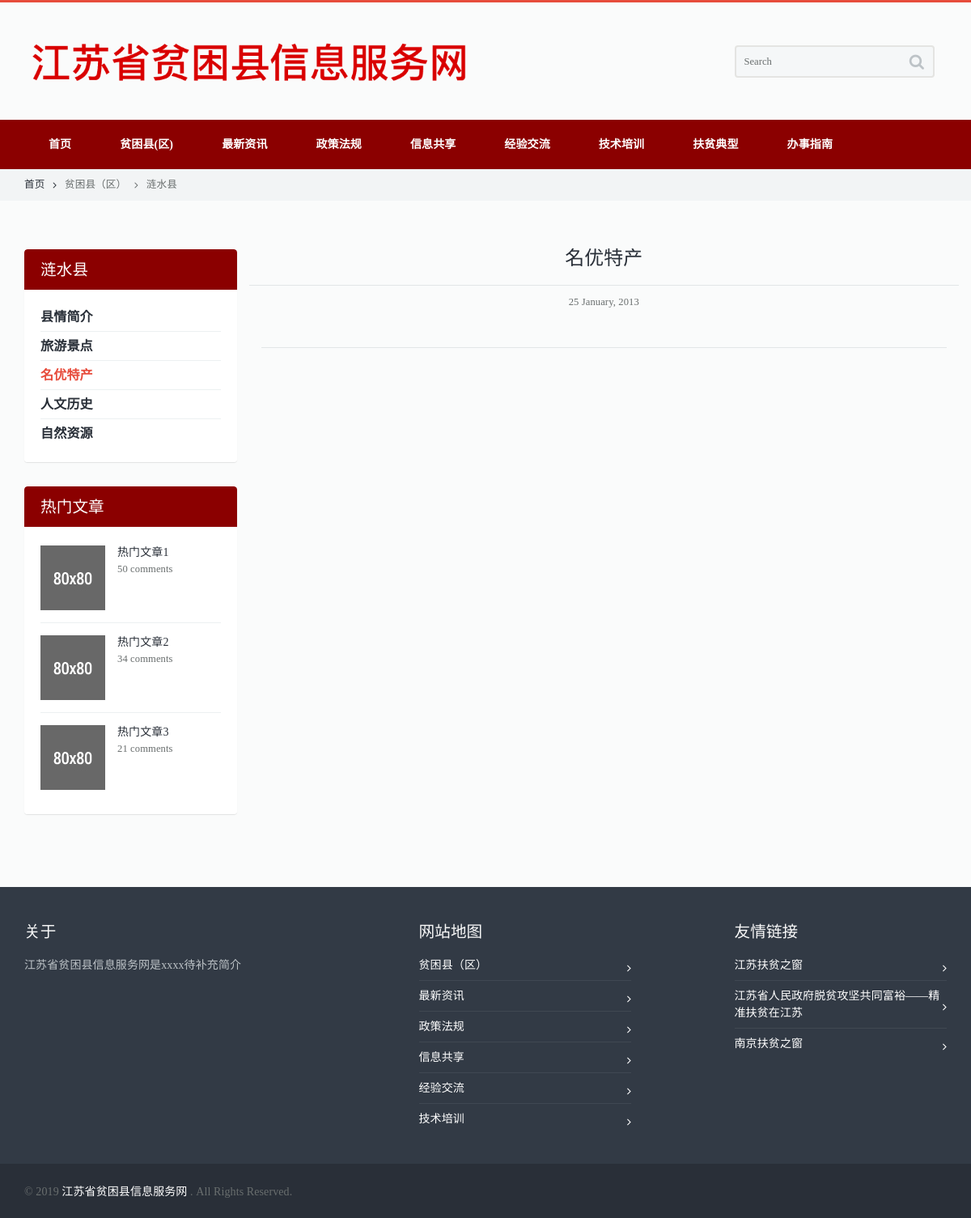
/city_2.php?city_id=7&city_item_id=3, run on an earlier commit of the app's database.
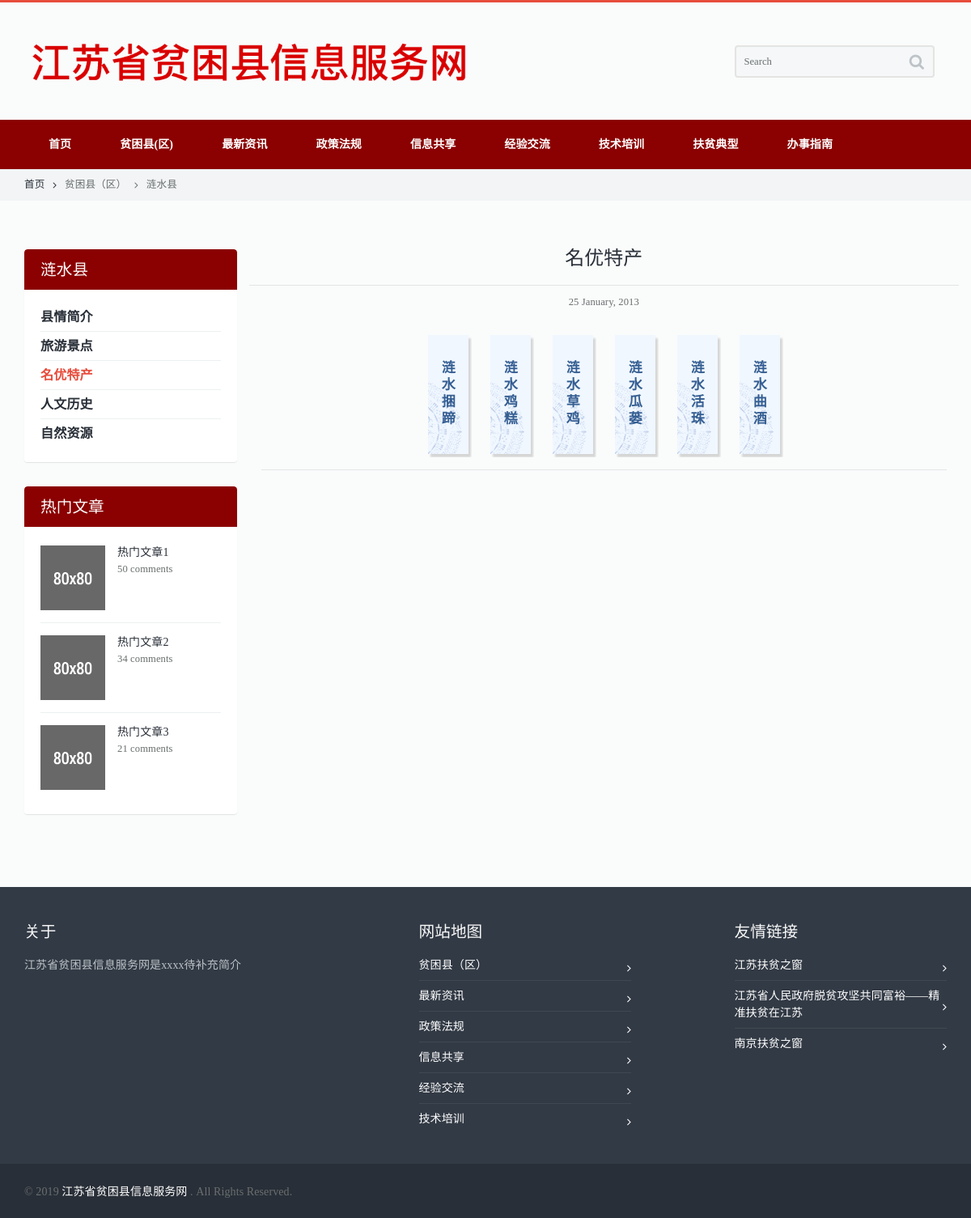
And on a later commit of the database.
### tables this page shows
CREATE TABLE "city_menu" (
	 "id" INTEGER NOT NULL,
	 "city_id" INTEGER,
	 "city_name" TEXT,
	 "name" TEXT,
	 "type" INTEGER,
	 "item_id" INTEGER,
	 "desc" TEXT,
	PRIMARY KEY("id")
);

CREATE TABLE "article" (
	 "id" integer NOT NULL PRIMARY KEY AUTOINCREMENT,
	 "city_id" INTEGER,
	 "item_id" INTEGER,
	 "title" TEXT,
	 "date" TEXT,
	 "pic" TEXT,
	 "html1" text,
	 "html2" TEXT,
	 "html3" TEXT,
	 "html4" TEXT,
	 "html5" TEXT,
	 "html6" TEXT,
	 "html7" TEXT,
	 "html8" TEXT,
	 "html9" TEXT,
	 "html10" TEXT
);

### city_2.php (the view, shortened to what the changed rows need)
<!doctype html>
<html lang="en">
	<head>
		<link rel="stylesheet" type="text/css" media="all" href="css/bootstrap.min.css">
		<link rel="stylesheet" type="text/css" media="all" href="css/owl.carousel.css">
		<link rel="stylesheet" type="text/css" media="all" href="css/owl.transitions.css">
		<link rel="stylesheet" type="text/css" media="all" href="css/style.css">
		<link rel="stylesheet" type="text/css" media="all" href="css/camera.css">
		<link rel="stylesheet" type="text/css" media="all" href="css/jquery.custom-scrollbar.css">
		<link href="css/font-awesome.min.css" rel="stylesheet">
        <link href="css/zy.css" rel="stylesheet">
 	</head>
	<?php
            $db = new SQLite3('data/data.db');
            $city_id = $_GET['city_id'];
            $city_item_id = $_GET['city_item_id'];
            $results = $db->query("select * from city_menu where city_id = '$city_id' and item_id = '$city_item_id'");
            $v = $results->fetchArray();
            $city_name = $v['city_name'];
            $city_item_name = $v['name'];
    ?>
	<body>
		<div class="wide_layout relative">
			<section class="breadcrumbs">
				<div class="container">
					<ul class="horizontal_list clearfix bc_list f_size_medium">
                        <li><a href="city_1.php?city_id=<?=$city_id?>&city_item_id=1" class="default_t_color"><?=$city_name?></a></li>
					</ul>
				</div>
			</section>
			<div class="page_content_offset">
				<div class="container">
					<div class="row clearfix">
						<aside class="col-lg-3 col-md-3 col-sm-3">
							<figure class="widget shadow r_corners wrapper m_bottom_30">
								<figcaption>
									<h3 class="color_light"><?=$city_name?></h3>
								</figcaption>
								<ul class="widget_content">
									<ul class="categories_list">
										<?php
											$results = $db->query("select * from city_menu where city_id = '$city_id'");
											while ($v = $results->fetchArray()) {
                                                $current_city_item_name = $v['name'];
                                                $current_city_item_type = $v['type'];
                                                $current_city_item_id = $v['item_id'];
                                                $current_city_id = $v['city_id'];
                                                if ($current_city_item_id == $city_item_id) {
                                                    ?>
                                                    <li class="active">
                                                        <a href="city_<?= $current_city_item_type ?>.php?city_id=<?= $current_city_id ?>&city_item_id=<?= $current_city_item_id ?>"
                                                           class="f_size_large color_dark d_block">
                                                            <b><?= $current_city_item_name ?></b>
                                                        </a>
                                                    </li>
                                                    <?php
                                                } else {
                                                    ?>
                                                    <li class="">
                                                        <a href="city_<?= $current_city_item_type ?>.php?city_id=<?= $current_city_id ?>&city_item_id=<?= $current_city_item_id ?>"
                                                           class="f_size_large color_dark d_block">
                                                            <b><?= $current_city_item_name ?></b>
                                                        </a>
                                                    </li>
                                                    <?php
                                                }
                                            }
                                        ?>
									</ul>
								</ul>
							</figure>
						</aside>
						<section class="col-lg-9 col-md-9 col-sm-9">
                            <article class="m_bottom_15" style="">
                                <div class="row clearfix m_bottom_15">
                                    <div class="m_bottom_30">
                                        <h2 class="m_bottom_5 color_dark fw_medium m_xs_bottom_10" style="text-align: center;"><?=$city_item_name?></h2>
                                        <hr class="divider_type_3 m_top_20 m_bottom_10 ">
                                        <p class="f_size_medium" style="text-align: center;">25 January, 2013</p>
                                    </div>
                                    <?php
                                        $results = $db->query("select count(*) as num from article where city_id = '$city_id' and item_id = '$city_item_id'");
                                        $v = $results->fetchArray();
                                        $num = $v['num'];
                                    ?>
                                    <div class="zy-box clearfix m_top_20 m_left_20" style="margin:0 auto; position:relative;width:<?=$num*80?>px;">
                                        <?php
                                            $results = $db->query("select * from article where city_id = '$city_id' and item_id = '$city_item_id'");
                                            while ($v = $results->fetchArray()) {
                                        ?>
                                                <div class="zy1">
                                                    <div class="zy-all"><p class="tab-item1"><a href="city_article.php?city_id=<?=$city_id ?>&city_item_id=<?=$city_item_id?>&article_id=<?=$v['id']?>" style="color:#355e92;" ><?=$v['title']?></a></p>
                                                    </div>
                                                </div>
                                        <?php
                                            }
                                        ?>
                                    </div>
                                </div>
                            </article>
						</section>
					</div>
				</div>
			</div>
		</div>
	</body>
</html>

What changed in the data, as far as the page shows it:
added article: title "涟水捆蹄"
added article: title "涟水鸡糕"
added article: title "涟水草鸡"
added article: title "涟水瓜蒌"
added article: title "涟水活珠"
added article: title "涟水曲酒"
